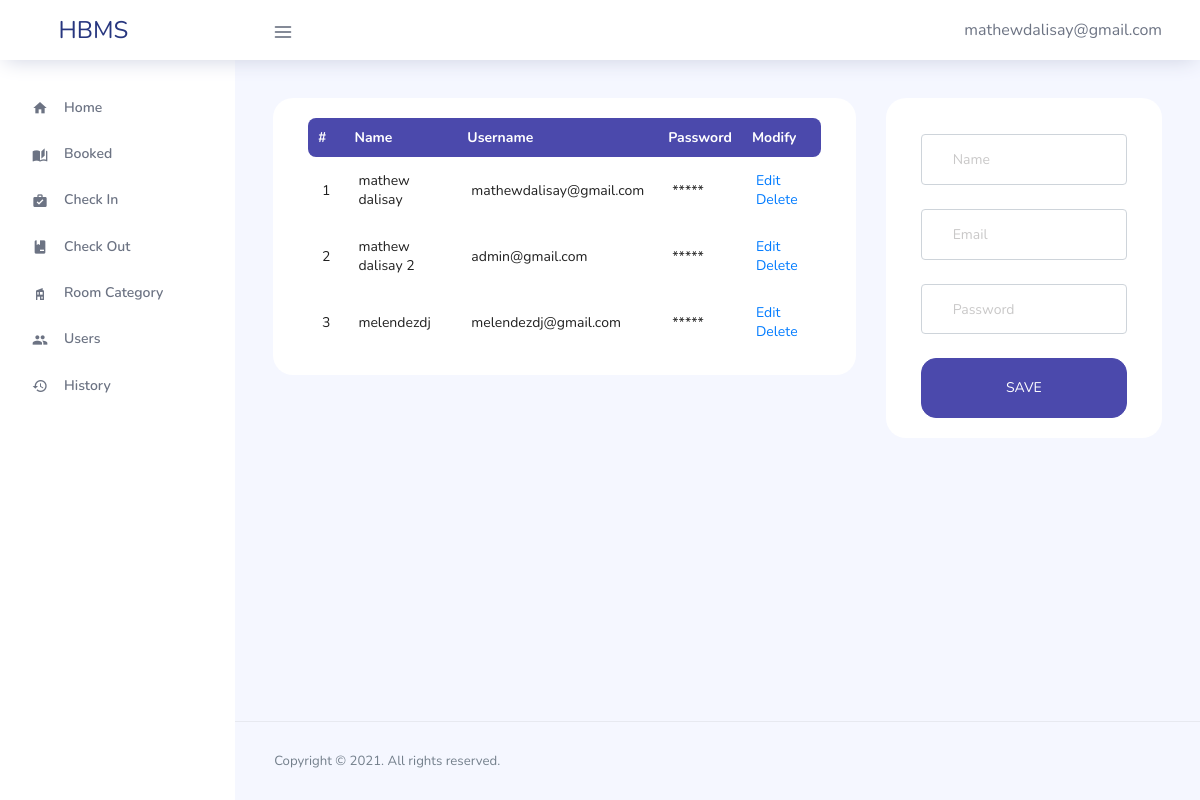
The page /admin/users.php (signed in) on the database its author committed.
### tables this page shows
CREATE TABLE `users` (
  `id` int(11) NOT NULL,
  `name` varchar(255) NOT NULL,
  `email` varchar(255) NOT NULL,
  `password` varchar(50) NOT NULL,
  `date_created` date NOT NULL
);

### admin/users.php (the view, shortened to what this page needs)
<?php
include('../connection.php');
?>
<!DOCTYPE html>
<html lang="en">
<head>
  <link rel="stylesheet" href="../src/plugins/template/vendors/feather/feather.css">
  <link rel="stylesheet" href="../src/plugins/template/vendors/ti-icons/css/themify-icons.css">
  <link rel="stylesheet" href="../src/plugins/template/vendors/css/vendor.bundle.base.css">
  <link rel="stylesheet" href="../src/plugins/template/vendors/datatables.net-bs4/dataTables.bootstrap4.css">
  <link rel="stylesheet" href="../src/plugins/template/vendors/ti-icons/css/themify-icons.css">
  <link rel="stylesheet" href="../src/plugins/template/vendors/mdi/css/materialdesignicons.min.css">
  <link rel="stylesheet" type="text/css" href="../src/plugins/template/js/select.dataTables.min.css">
  <link rel="stylesheet" href="../src/plugins/template/css/vertical-layout-light/style.css">
</head>
<body>
  <div class="container-scroller">
    <nav class="navbar col-lg-12 col-12 p-0 fixed-top d-flex flex-row">
      <div class="text-center navbar-brand-wrapper d-flex align-items-center justify-content-center">
        <a class="navbar-brand brand-logo mr-5" href="home.php">HBMS</a>
      </div>
      <div class="navbar-menu-wrapper d-flex align-items-center justify-content-end">
        <button class="navbar-toggler navbar-toggler align-self-center" type="button" data-toggle="minimize">
          <span class="icon-menu"></span>
        </button>
        <ul class="navbar-nav navbar-nav-right">
          <li class="nav-item nav-profile dropdown">
            <a class="nav-link dropdown-toggle" href="#" data-toggle="dropdown" id="profileDropdown">
              <?php echo $_SESSION['email'];?>
            </a>
          </li>
        </ul>
      </div>
    </nav>
    <div class="container-fluid page-body-wrapper">
      <nav class="sidebar sidebar-offcanvas" id="sidebar">
        <ul class="nav">
          <li class="nav-item">
            <a class="nav-link" href="home.php">
              <i class="mdi mdi-home menu-icon"></i>
              <span class="menu-title">Home</span>
            </a>
          </li>
          <li class="nav-item">
            <a class="nav-link" href="booked.php">
              <i class="mdi mdi-book-open-page-variant menu-icon"></i>
              <span class="menu-title">Booked</span>
            </a>
          </li>
          <li class="nav-item">
            <a class="nav-link" href="check-in.php">
              <i class="mdi mdi-briefcase-check menu-icon"></i>
              <span class="menu-title">Check In</span>
            </a>
          </li>
          <li class="nav-item">
            <a class="nav-link" href="check-out.php">
              <i class="mdi mdi-book-minus menu-icon"></i>
              <span class="menu-title">Check Out</span>
            </a>
          </li>
          <li class="nav-item">
            <a class="nav-link" href="rooms.php">
              <i class="mdi mdi-home-modern menu-icon"></i>
              <span class="menu-title">Room Category</span>
            </a>
          </li>
          <li class="nav-item">
            <a class="nav-link" href="users.php">
              <i class="mdi mdi-account-multiple menu-icon"></i>
              <span class="menu-title">Users</span>
            </a>
          </li>
          <li class="nav-item">
            <a class="nav-link" href="history.php">
              <i class="mdi mdi-history menu-icon"></i>
              <span class="menu-title">History</span>
            </a>
          </li>
        </ul>
      </nav>
      <div class="main-panel">
        <div class="content-wrapper">
          <div class="row">
            <div class="col-md-8 grid-margin streach-card">
                <div class="card position-relative">
                    <div class="card-body">
                        <div class="col-md-12">
                            <div class="table-responsive">
                                <table id="data" class="display expandable-table" style="width:100%">
                                    <thead>
                                        <th>#</th>
                                        <th>Name</th>
                                        <th>Username</th>
                                        <th>Password</th>
                                        <th>Modify</th>
                                    </thead>
                                    <tbody>
                                        <?php
                                        $sql = "SELECT * FROM users";
                                        $run = mysqli_query($conn,$sql);
                                        if(mysqli_num_rows($run) > 0){
                                            $count = 0;
                                            foreach($run as $row){
                                                $count++;
                                                ?>
                                                    <tr>
                                                        <td><?php echo $count?></td>
                                                        <td><?php echo $row['name']?></td>
                                                        <td><?php echo $row['email']?></td>
                                                        <td><?php echo '*****';?></td>
                                                        <td>
                                                            <a href="edit-users.php?id=<?php echo $row['id']?>">Edit</a>
                                                            <a href="delete-users.php?id=<?php echo $row['id']?>">Delete</a>
                                                        </td>
                                                    </tr>
                                                <?php
                                            }
                                        }
                                        ?>
                                    </tbody>
                                </table>
                            </div>
                        </div>
                    </div>
                </div>
            </div>
            <div class="col-md-4 grid-margin streach-card">
                <div class="card position-relative">
                    <div class="card-body">
                        <div class="col-md-12">
                            <form class="pt-3" action="" method="POST">
                                <div class="form-group">
                                    <input type="text" class="form-control form-control-lg" name="name" id="exampleInputEmail1" placeholder="Name" maxlength="13">
                                </div>
                                <div class="form-group">
                                    <input type="text" class="form-control form-control-lg" name="email" id="exampleInputEmail1" placeholder="Email" maxlength="13">
                                </div>
                                <div class="form-group">
                                    <input type="password" class="form-control form-control-lg" name="password" id="exampleInputPassword1" placeholder="Password" maxlength="13">
                                </div>
                                <div class="mt-3">
                                    <input type="submit" class="btn btn-block btn-primary btn-lg font-weight-medium auth-form-btn" name="add_user" value="SAVE">
                                </div>
                            </form>
                        </div>
                    </div>
                </div>
            </div>
          </div>
        </div>
        <footer class="footer">
          <div class="d-sm-flex justify-content-center justify-content-sm-between">
            <span class="text-muted text-center text-sm-left d-block d-sm-inline-block">Copyright © 2021. All rights reserved.</span>
          </div>
        </footer>
      </div>
    </div>
  </div>
</body>
</html>

### rows shown on the page
users: name "mathew dalisay", email "mathewdalisay@gmail.com"
users: name "mathew dalisay 2", email "admin@gmail.com"
users: name "melendezdj", email "melendezdj@gmail.com"

### other values the page prints
$_SESSION['email'] "mathewdalisay@gmail.com"
